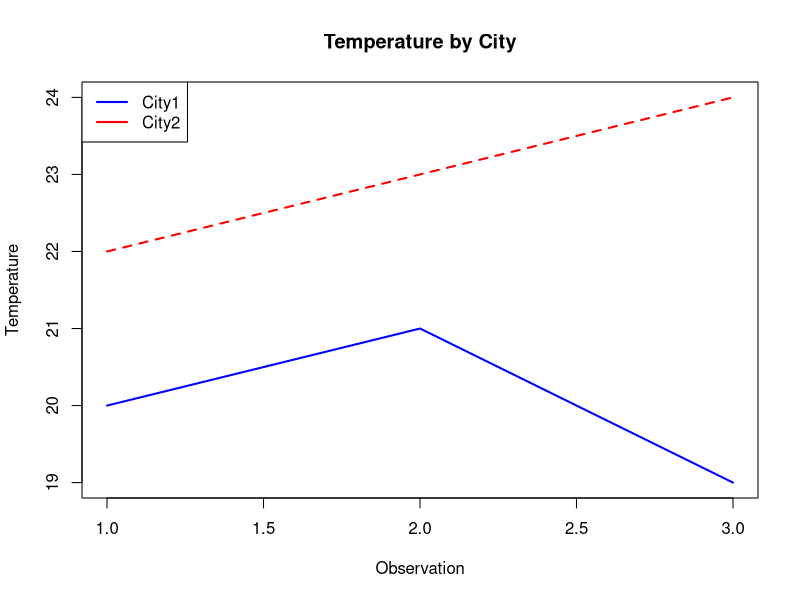

Write the R code that produced this figure.

city <- c(rep("City1", 3), rep("City2", 3))
temperature <- c(20, 21, 19, 22, 23, 24)

# Plot with lines for each city
matplot(matrix(temperature, ncol = 2), type = "l", col = c("blue", "red"), lwd = 2, xlab = "Observation", ylab = "Temperature", main = "Temperature by City")

# Add legend
legend("topleft", legend = c("City1", "City2"), col = c("blue", "red"), lty = 1, lwd = 2)